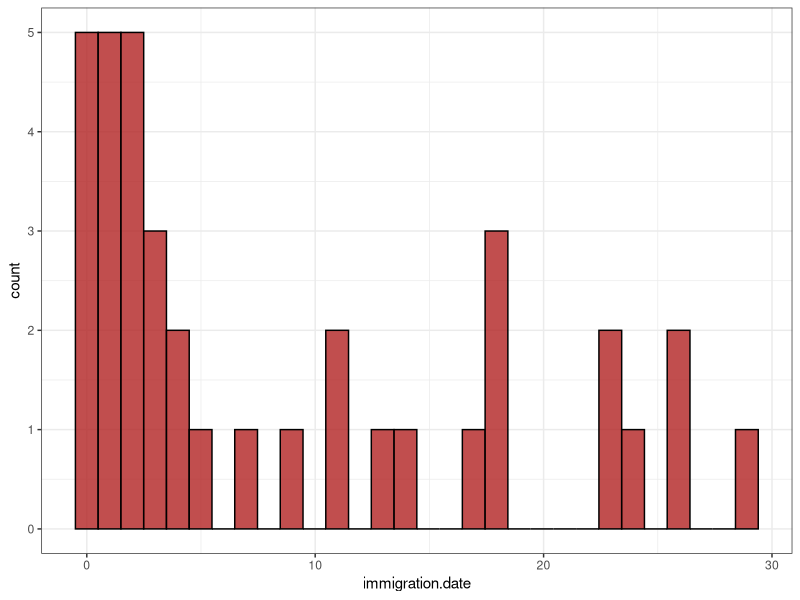
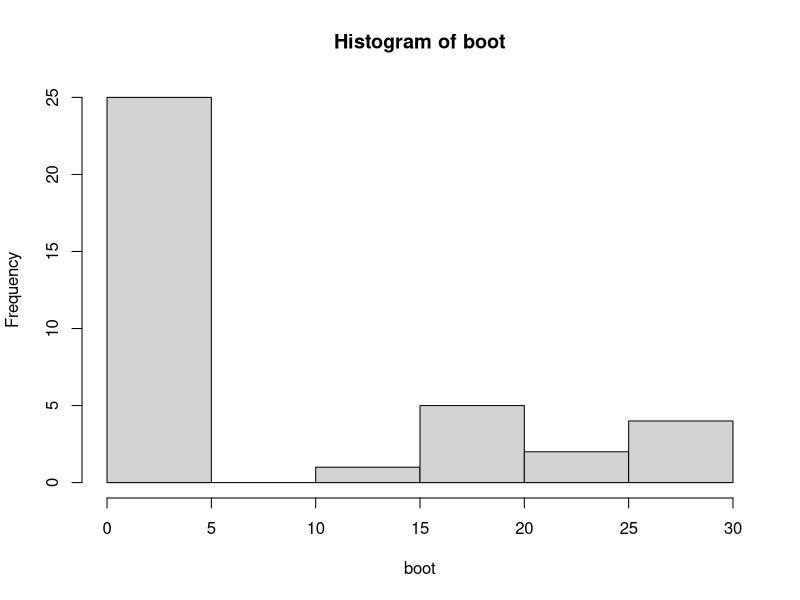
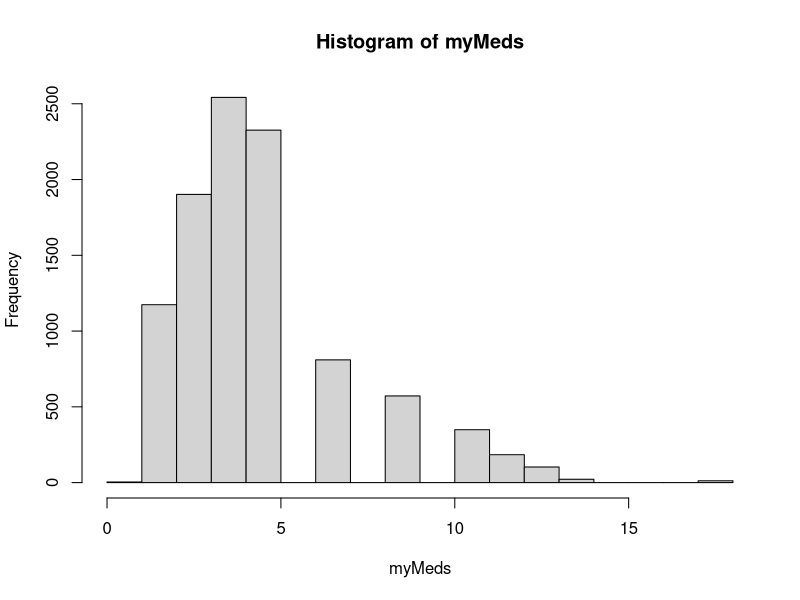

Reproduce these figures in R, in order. (Note: this script raises an error after producing the figures.)
## ---- chunk 1
library(tidyverse)
library(here)
library(boot)
## ---- chunk 2
antilles <- read_csv(here::here("example_data", "antilles.csv"))
## ---- chunk 3
antilles %>% 
  ggplot(aes(x=immigration.date))+
  geom_histogram(color="black", fill="firebrick", alpha = 0.8)+
  theme_bw()
## ---- chunk 4
mean(antilles$immigration.date)
median(antilles$immigration.date)
## ---- chunk 5
boot <- sample(antilles$immigration.date, replace = TRUE)

hist(boot)
## ---- chunk 6
myMeds <- vector("numeric", length = 10000)

for(i in 1:10000){
  samp <- sample(antilles$immigration.date, replace = TRUE)
  myMeds[i] <- median(samp)
}

print(myMeds)
## ---- chunk 7
hist(myMeds)
hist(z$t)
## ---- chunk 8
sd(myMeds)
## ---- chunk 9
mean(myMeds) - mean(antilles$immigration.date)
## ---- chunk 10
quantile(myMeds, probs = c(0.025,0.975))
## ---- chunk 11
boot.mean <- function(antilles,i){boot.median <- median(antilles[i])}
z <- boot(antilles$immigration.date, boot.mean, R = 10000)
z
## ---- chunk 12
sd(z$t)
mean(z$t)
boot.ci(z, type = "bca")
## ---- chunk 13
trillium <- read_csv(here::here("example_data", "trillium.csv"))
## ---- chunk 14
trillium %>% 
  ggplot(aes(x=fragsize.ha, y=recruitment))+
  geom_point()
## ---- chunk 15
trillium %>% 
  ggplot(aes(x=log(fragsize.ha), y=log(recruitment)))+
  geom_point()
## ---- chunk 16
trillium <- trillium %>% 
  mutate(logFrag = log(fragsize.ha), logRec = log(recruitment))
## ---- chunk 17
mod <- lm(logRec ~ logFrag, data = trillium)
mod
## ---- chunk 18
plot(mod)
## ---- chunk 19
z <- vector("numeric", length = 1000)
for(i in 1:1000){
  trillium$x1 <- sample(trillium$logRec, replace = FALSE)
  mod1 <- lm(logFrag ~ x1, data = trillium)
  z[i] <- coef(mod1)["x1"]
}

z
## ---- chunk 20
hist(z)
## ---- chunk 21

## ---- chunk 22

## ---- chunk 23

